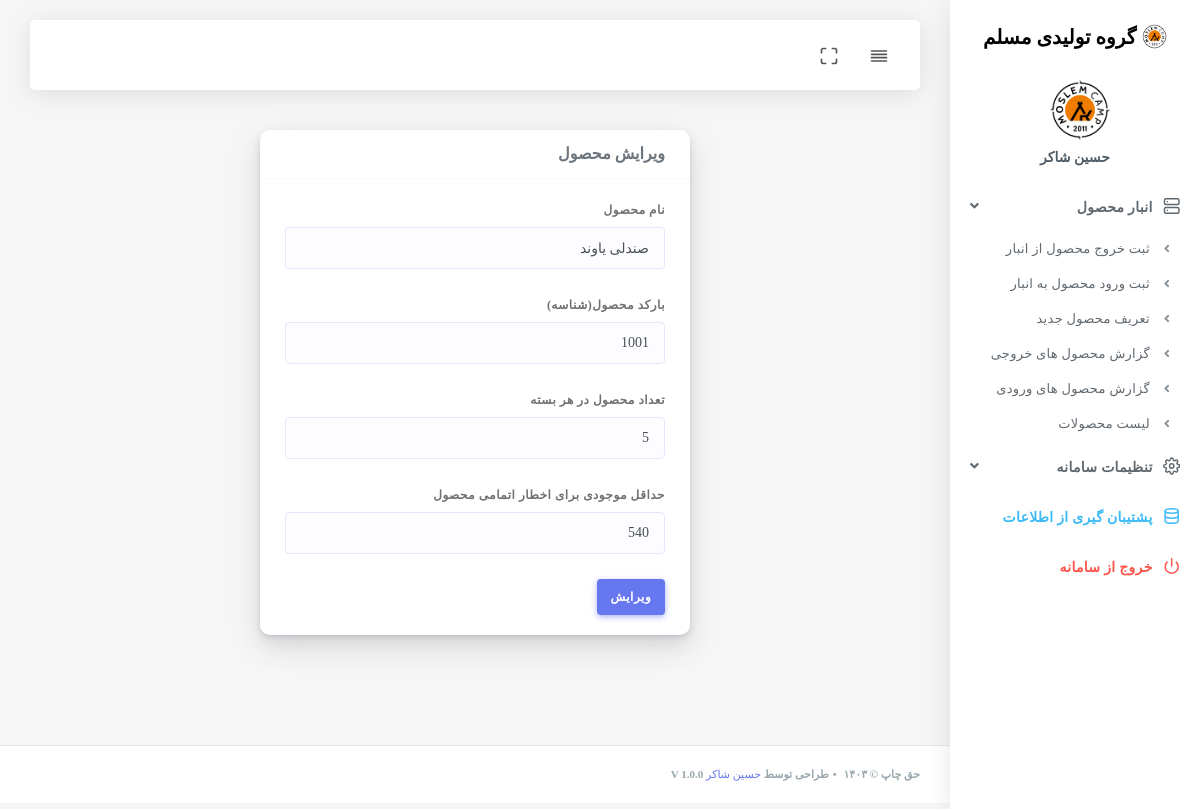
Page /inc/addons/products/edit-product.php?id=5 (signed in) on the committed database.
### tables this page shows
CREATE TABLE `options` (
  `id` int(11) NOT NULL AUTO_INCREMENT,
  `sitename` text NOT NULL,
  `logo` text NOT NULL,
  PRIMARY KEY (`id`)
);

CREATE TABLE `products` (
  `id` int(11) NOT NULL AUTO_INCREMENT,
  `product_name` text NOT NULL,
  `productqr` int(11) NOT NULL,
  `minStock` int(11) NOT NULL,
  `stock` int(11) NOT NULL,
  `pack` int(11) NOT NULL,
  PRIMARY KEY (`id`)
);

### inc/functions.php (called while the page is built)
<?php
function getColumnValue($connection, $columnName,$tablename) {
    $sql = "SELECT $columnName FROM $tablename";
    $result = mysqli_query($connection, $sql);
    $row = mysqli_fetch_assoc($result);
    return $row[$columnName];
}

### inc/addons/products/edit-product.php (the view, shortened to what this page needs)
<?php
require_once '../../../header.php';
if (isset($_GET['id'])) {
    $product_id = $_GET['id'];
} else {
    header("Location: product_list.php");
    exit();
}
$select_query = "SELECT * FROM products WHERE id = ?";
$select_stmt = $connection->prepare($select_query);
$select_stmt->bind_param("i", $product_id);
$select_stmt->execute();
$result = $select_stmt->get_result();
if ($result->num_rows > 0) {
    $row = $result->fetch_assoc();
    $product_name = $row['product_name'];
    $productqr = $row['productqr'];
    $minStock = $row['minStock'];
    $pack = $row['pack'];
} else {
    header("Location: product_list.php");
    exit();
}
?>
<div class="main-content">
    <div class="row">
        <div class="col-12 col-md-3 col-lg-3"></div>
        <div class="col-12 col-md-6 col-lg-6">
            <form method="post">
                <div class="card">
                    <div class="card-header">
                        <h4>ویرایش محصول</h4>
                    </div>
                    <div class="card-body">
                        <div class="form-group">
                            <label>نام محصول</label>
                            <input type="text" class="form-control" name="product_name" value="<?php echo isset($product_name) ? $product_name : ''; ?>" required>
                        </div>
                        <div class="form-group">
                            <label>بارکد محصول(شناسه)</label>
                            <input type="number" class="form-control" name="productqr" value="<?php echo isset($productqr) ? $productqr : ''; ?>">
                        </div>
                        <div class="form-group">
                        <label>تعداد محصول در هر بسته</label>
                            <input type="number" class="form-control" name="pack" value="<?php echo isset($pack) ? $pack : ''; ?>">
                        </div>
                        <div class="form-group">
                            <label>حداقل موجودی برای اخطار اتمامی محصول</label>
                            <input type="number" class="form-control" name="minStock" value="<?php echo isset($minStock) ? $minStock : ''; ?>" required>
                        </div>
                        <button class="btn btn-primary" name="update">ویرایش</button>
                    </div>
                </div>
            </form>
        </div>
        <div class="col-12 col-md-3 col-lg-3"></div>
    </div>
</div>
<?php require_once '../../../footer.php'; ?>

### menu.php (shortened to what this page needs)
<div class="main-sidebar sidebar-style-2">
    <aside id="sidebar-wrapper">
        <div class="sidebar-brand">
            <a href="<?php echo $base_url; ?>/index.php"> <img alt="تصویر" src="<?php echo $base_url; ?>/assets/img/logo-m.png" class="header-logo"> <span class="logo-name">
                <?php
$columnName = "sitename";
$tablename="options";
$value = getColumnValue($connection, $columnName,$tablename);
echo "$value";
                ?>
            </span>
            </a>
        </div>
        <div class="sidebar-user">
            <div class="sidebar-user-picture">
                <img alt="تصویر" src="<?php echo $base_url; ?>/assets/img/logo-m.png">
            </div>
            <div class="sidebar-user-details">
                <div class="user-name"><?php echo $_SESSION["username"];?></div>
                    <?php
    $accessArray = explode(',', $_SESSION["access"]);
    ?>
            </div>
        </div>
        <ul class="sidebar-menu">
            <?php  if (in_array(6, $accessArray) || in_array(7, $accessArray) || in_array(8, $accessArray) || in_array(9, $accessArray) || in_array(10, $accessArray)) {?>
            <li class="dropdown ">
                <a href="#" class="nav-link has-dropdown"><i data-feather="server"></i><span>انبار محصول</span></a>
                <ul class="dropdown-menu" style="display: block;">
                <?php  } ?>
                <?php if (in_array(6, $accessArray)) {?>
                <li><a class="nav-link" href="<?php echo $base_url; ?>/inc/addons/products/Product-output.php">ثبت خروج محصول از انبار</a></li>
                <?php  } ?>
                <?php if (in_array(7, $accessArray)) {?>
                <li><a class="nav-link" href="<?php echo $base_url; ?>/inc/addons/products/product-input.php">ثبت ورود  محصول به انبار</a></li>
                <?php  } ?>
                <?php if (in_array(8, $accessArray)) {?>
                    <li><a class="nav-link" href="<?php echo $base_url; ?>/inc/addons/products/register-product.php">تعریف محصول جدید</a></li>
                    <?php  } ?>
                    <?php if (in_array(9, $accessArray)) {?>
                    <li><a class="nav-link" href="<?php echo $base_url; ?>/inc/addons/products/form-list-output.php">گزارش محصول های خروجی</a></li>
                    <?php  } ?>
                    <?php if (in_array(10, $accessArray)) {?>
                    <li><a class="nav-link" href="<?php echo $base_url; ?>/inc/addons/products/form-list-input.php">گزارش محصول های ورودی</a></li>
                    <?php  } ?>
                    <?php if (in_array(11, $accessArray)) {?>
                    <li><a class="nav-link" href="<?php echo $base_url; ?>/inc/addons/products/productslist.php"> لیست محصولات </a></li>
                    <?php  } ?>
                    <?php  if (in_array(6, $accessArray) || in_array(7, $accessArray) || in_array(8, $accessArray) || in_array(9, $accessArray) || in_array(10, $accessArray)) {?>
                </ul>
            </li>
            <?php  } ?>
            <?php  if (in_array(20, $accessArray) || in_array(21, $accessArray) || in_array(22, $accessArray)|| in_array(25, $accessArray)|| in_array(26, $accessArray) ) {?>
            <li class="dropdown ">
                <a href="#" class="nav-link has-dropdown"><i data-feather="settings"></i><span>تنظیمات سامانه</span></a>
                <?php  } ?>
                <?php  if (in_array(20, $accessArray) || in_array(21, $accessArray) || in_array(22, $accessArray)|| in_array(25, $accessArray)|| in_array(26, $accessArray) ) {?>
            </li>
            <?php  } ?>
            <?php if (in_array(24, $accessArray)) {?>
            <li><a class="nav-link text-info" href="<?php echo $base_url; ?>/backup.php"><i data-feather="database"></i><span>پشتیبان گیری از اطلاعات</span></a></li>
            <?php  } ?>
            <li><a class="nav-link text-danger" href="<?php echo $base_url; ?>/exit.php"><i data-feather="power"></i><span class="text-danger">خروج از سامانه</span></a></li>
        </ul>
    </aside>
</div>

### rows in the picture
options: sitename "گروه تولیدی مسلم"
products: product_name "صندلی یاوند", productqr "1001", pack "5", minStock "540"

### other values in the picture
$_SESSION["username"] "حسین شاکر"
